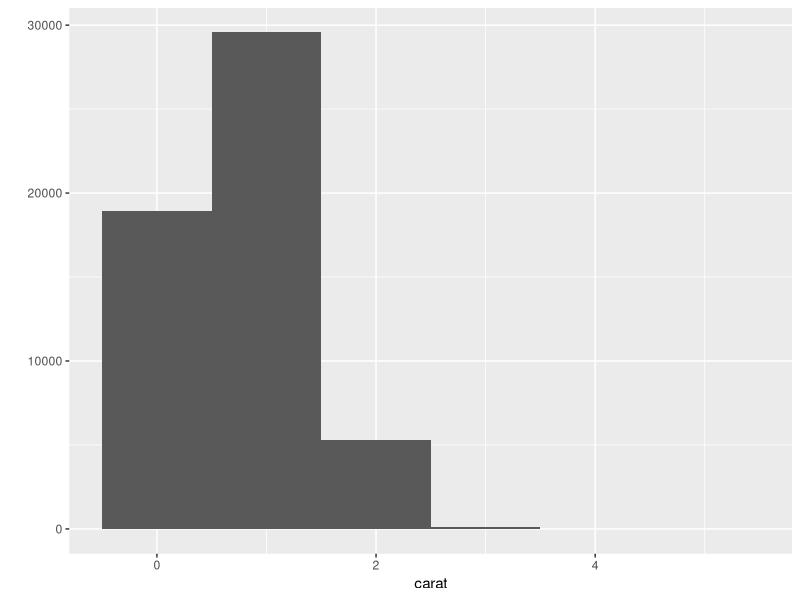
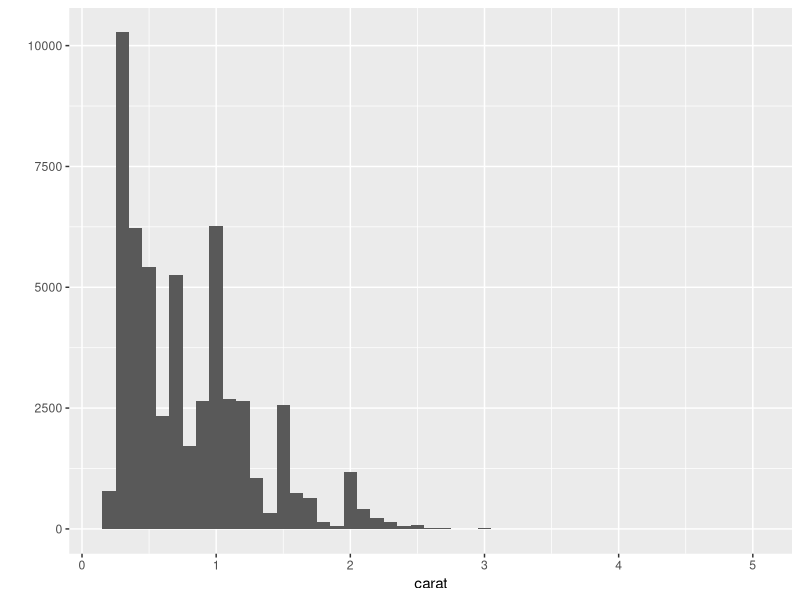
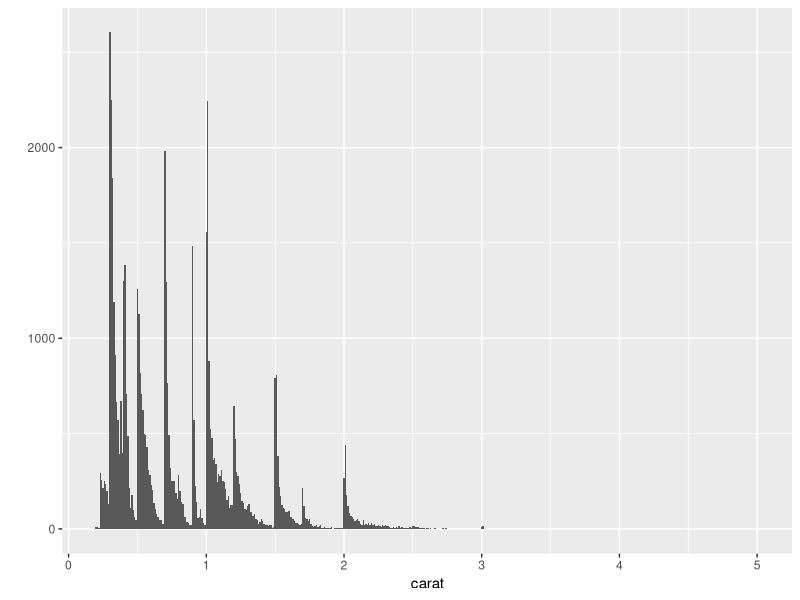
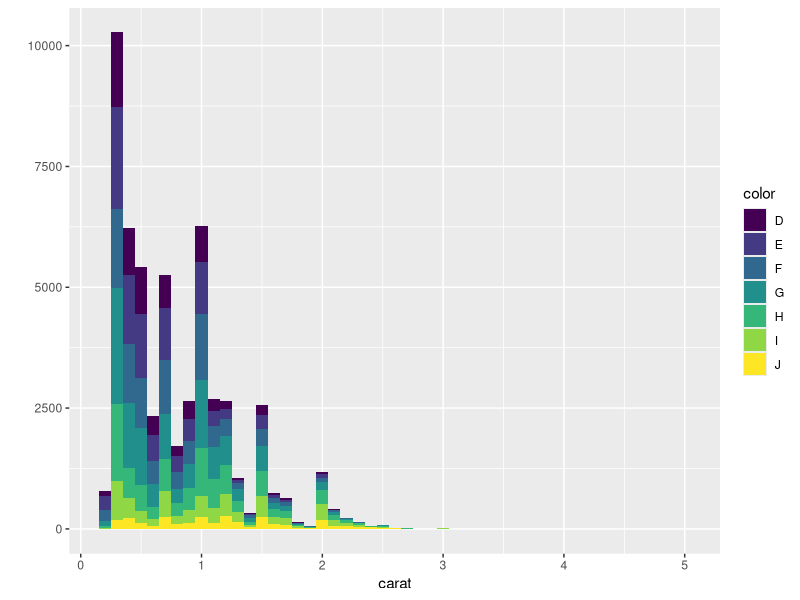
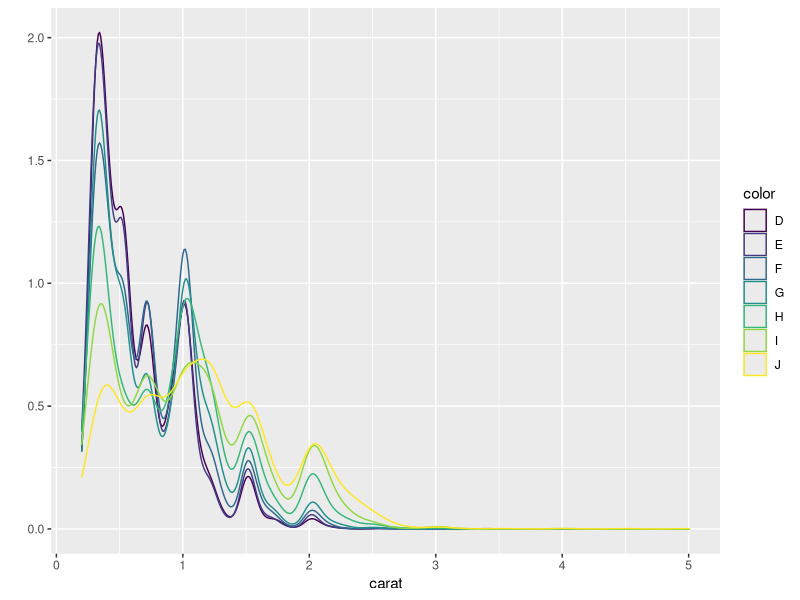
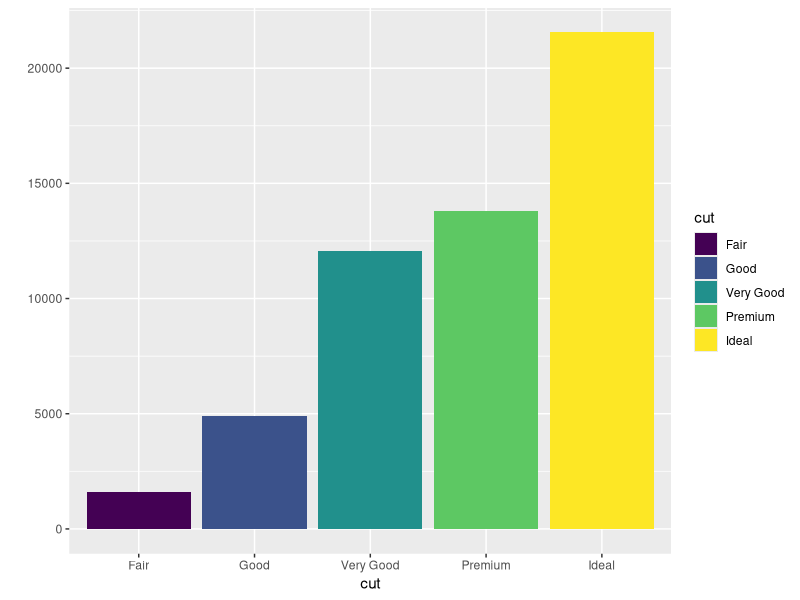
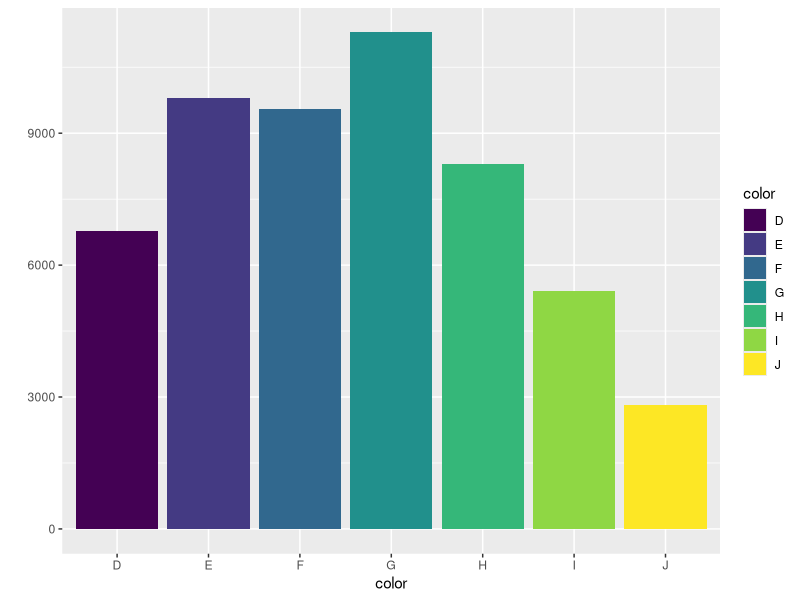
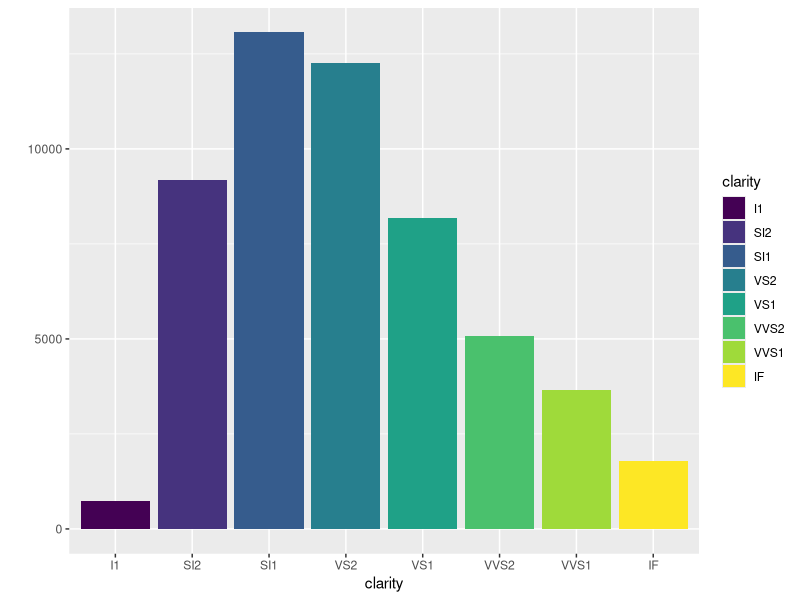

Here is the R script that generated these plots, in order:
## ---- chunk 1
require(ggplot2)
# provides gam method for geom smooth
require(mgcv)
# provides natural splines for the lm method
require(splines)
## ---- chunk 2
ncol(diamonds)
## ---- chunk 3
nrow(diamonds)
## ---- chunk 4
head(diamonds)
## ---- chunk 5
summary(diamonds$carat)
## ---- chunk 6
qplot(x=carat, data=diamonds, binwidth=1)
qplot(x=carat, data=diamonds, binwidth=0.1)
qplot(x=carat, data=diamonds, binwidth=0.01)
## ---- chunk 7
qplot(x=carat, data=diamonds, binwidth=0.1, fill=color)
qplot(x=carat, data=diamonds, geom='density', color=color)
## ---- chunk 8
table(diamonds$cut)
## ---- chunk 9
qplot(cut, data=diamonds, geom='bar', fill=cut)
## ---- chunk 10
table(diamonds$color)
## ---- chunk 11
qplot(color, data=diamonds, geom='bar', fill=color)
## ---- chunk 12
table(diamonds$clarity)
## ---- chunk 13
qplot(clarity, data=diamonds, geom='bar', fill=clarity)
## ---- chunk 14
summary(diamonds$depth)
## ---- chunk 15
qplot(depth, data=diamonds)
## ---- chunk 16
summary(diamonds$table)
## ---- chunk 17
qplot(table, data=diamonds, geom='histogram')
## ---- chunk 18
summary(diamonds$price)
## ---- chunk 19
qplot(price, data=diamonds, geom='histogram')
## ---- chunk 20
qplot(cut, price, data=diamonds, geom='boxplot', color=cut)
## ---- chunk 21
qplot(cut, price / carat, data=diamonds, geom='boxplot', color=cut)
## ---- chunk 22
qplot(x=clarity, y=price, color=clarity, data=diamonds, geom='boxplot')
## ---- chunk 23
qplot(x=clarity, y=price / carat, color=clarity, data=diamonds, geom='boxplot')
## ---- chunk 24
qplot(color, price, data=diamonds, color=color, geom='boxplot')
## ---- chunk 25
qplot(color, price/carat, data=diamonds, color=color, geom='boxplot')
## ---- chunk 26
qplot(color, price, data=diamonds, color=color, geom='jitter', alpha=I(1/20))
## ---- chunk 27
summary(diamonds$x)
## ---- chunk 28
qplot(x, data=diamonds, geom='histogram')
## ---- chunk 29
summary(diamonds$y)
## ---- chunk 30
qplot(y, data=diamonds, geom='histogram')
## ---- chunk 31
summary(diamonds$z)
## ---- chunk 32
qplot(z, data=diamonds, geom='histogram')
## ---- chunk 33
qplot(log(1+z), data=diamonds, geom='histogram')
## ---- chunk 34
qplot(carat, price, data=diamonds, color=clarity, alpha=I(1/10))
## ---- chunk 35
qplot(log(carat), log(price), data=diamonds, color=clarity, alpha=I(1/5))
## ---- chunk 36
qplot(data=diamonds, x=carat, y=price, geom=c('point', 'smooth'))
## ---- chunk 37
qplot(data=diamonds, x=carat, y=price, geom=c('point', 'smooth'), 
      method='gam', formula=y~s(x))
## ---- chunk 38
# fitting a linear model with a natural splines formula
qplot(data=diamonds, x=carat, y=price, geom=c('point', 'smooth'), 
      method='lm', formula=y~ns(x,5))
## ---- chunk 39
qplot(carat, x * y * z, data=diamonds)
## ---- chunk 40
qplot(x=cut, data=diamonds, geom='bar', fill=color)
## ---- chunk 41
qplot(data=diamonds, x=cut, fill=clarity, geom='bar')
## ---- chunk 42
qplot(data=diamonds, x=clarity, fill=color, geom='bar')
